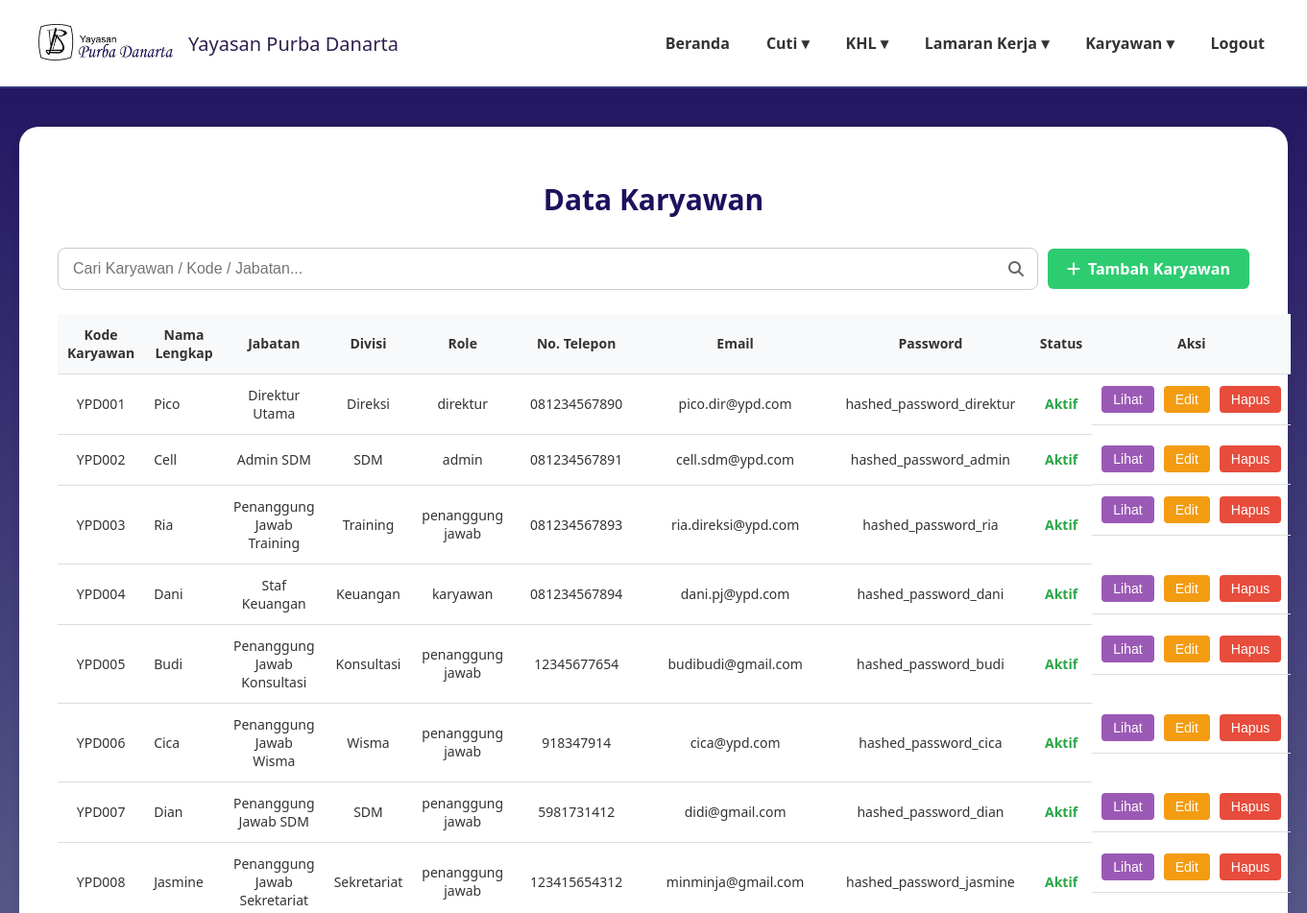
Page /data_karyawan.php (upper part) on the earlier database version.
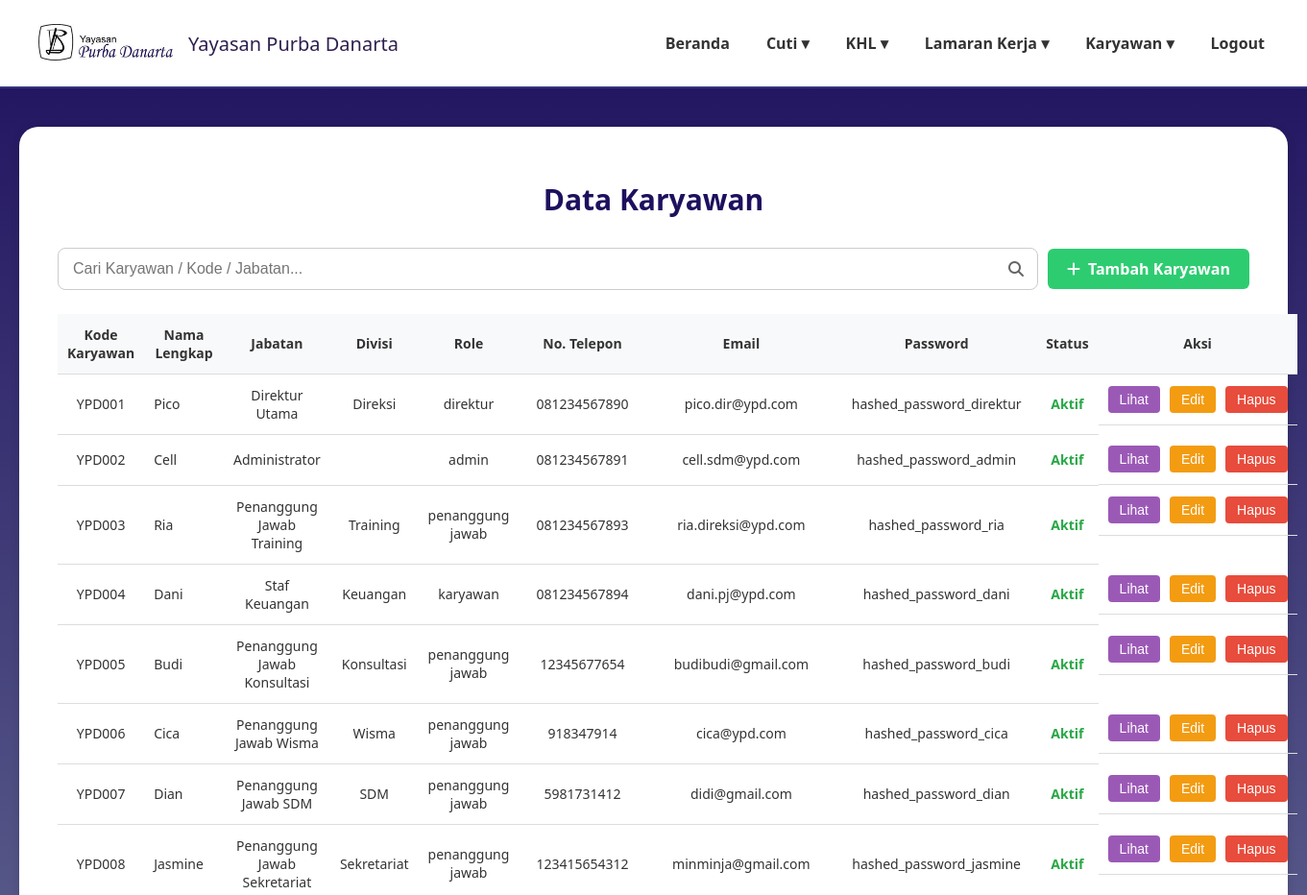
Same page on the later database version.
### tables this page shows
CREATE TABLE `data_karyawan` (
  `id_karyawan` int(11) NOT NULL,
  `kode_karyawan` varchar(20) NOT NULL,
  `nama_lengkap` varchar(100) NOT NULL,
  `email` varchar(100) NOT NULL,
  `password` varchar(255) NOT NULL,
  `jabatan` varchar(50) NOT NULL,
  `divisi` varchar(50) NOT NULL,
  `role` enum('karyawan','direktur','admin','penanggung jawab') NOT NULL DEFAULT 'karyawan',
  `no_telp` varchar(20) DEFAULT NULL,
  `sisa_cuti_tahunan` int(3) DEFAULT 12,
  `sisa_cuti_lustrum` int(3) DEFAULT 5,
  `status_aktif` enum('aktif','non_aktif') NOT NULL DEFAULT 'aktif',
  `created_at` timestamp NOT NULL DEFAULT current_timestamp()
);

### data_karyawan.php (the view, shortened to what this page needs)
<?php
require_once 'config.php';
$sql = "SELECT id_karyawan, kode_karyawan, nama_lengkap, email, password, jabatan, divisi, role, no_telp, status_aktif, created_at
        FROM data_karyawan
        ORDER BY kode_karyawan";
$result = $conn->query($sql);
$karyawan = [];
if ($result->num_rows > 0) {
    while($row = $result->fetch_assoc()) {
        $karyawan[] = $row;
    }
}
?>
<!DOCTYPE html>
<html lang="id">
<head>
    <link rel="stylesheet" href="https://cdnjs.cloudflare.com/ajax/libs/font-awesome/6.4.0/css/all.min.css">
</head>
<body>
    <header>
        <div class="logo">
            <img src="image/namayayasan.png" alt="Logo Yayasan">
            <span>Yayasan Purba Danarta</span>
        </div>
        <nav>
            <ul>
                <li><a href="dashboardadmin.php">Beranda</a></li>
                <li><a href="#">Cuti ▾</a>
                </li>
                <li><a href="#">KHL ▾</a>
                </li>
                <li><a href="#">Lamaran Kerja ▾</a>
                </li>
                <li><a href="#">Karyawan ▾</a>
                </li>
                <li><a href="logout2.php">Logout</a></li>
            </ul>
        </nav>
    </header>
    <main>
        <div class="card">
            <h2 class="page-title">Data Karyawan</h2>
            <div class="search-container">
                <div class="search-box">
                    <input type="text" id="searchInput" placeholder="Cari Karyawan / Kode / Jabatan...">
                    <i class="fas fa-search search-icon" id="searchButton"></i>
                </div>
                <a href="tambah_karyawan.php" class="btn btn-tambah">
                    <i class="fas fa-plus"></i> Tambah Karyawan
                </a>
            </div>
            <table class="data-table" id="employeeTable">
                <thead>
                    <tr>
                        <th>Kode Karyawan</th>
                        <th>Nama Lengkap</th>
                        <th>Jabatan</th>
                        <th>Divisi</th>
                        <th>Role</th>
                        <th>No. Telepon</th>
                        <th>Email</th>
                        <th>Password</th>
                        <th>Status</th>
                        <th>Aksi</th>
                    </tr>
                </thead>
                <tbody id="tableBody">
                    <?php if (empty($karyawan)): ?>
                        <tr>
                            <td colspan="10" class="no-results">Belum ada data karyawan</td>
                        </tr>
                    <?php else: ?>
                        <?php foreach($karyawan as $data): ?>
                        <tr>
                            <td><?php echo htmlspecialchars($data['kode_karyawan']); ?></td>
                            <td class='text-left'><?php echo htmlspecialchars($data['nama_lengkap']); ?></td>
                            <td><?php echo htmlspecialchars($data['jabatan']); ?></td>
                            <td><?php echo htmlspecialchars($data['divisi']); ?></td>
                            <td><?php echo htmlspecialchars($data['role']); ?></td>
                            <td><?php echo htmlspecialchars($data['no_telp']); ?></td>
                            <td><?php echo htmlspecialchars($data['email']); ?></td>
                            <td><?php echo htmlspecialchars($data['password']); ?></td>
                            <td>
                                <span class="<?php echo $data['status_aktif'] == 'aktif' ? 'status-aktif' : 'status-non-aktif'; ?>">
                                    <?php echo ucfirst($data['status_aktif']); ?>
                                </span>
                            </td>
                            <td class='action-cell'>
                                <button class='action-btn btn-lihat' data-id='<?php echo $data['id_karyawan']; ?>'>Lihat</button>
                                <button class='action-btn btn-edit' data-id='<?php echo $data['id_karyawan']; ?>'>Edit</button>
                                <button class='action-btn btn-hapus-small' data-id='<?php echo $data['id_karyawan']; ?>' data-nama='<?php echo htmlspecialchars($data['nama_lengkap']); ?>'>Hapus</button>
                            </td>
                        </tr>
                        <?php endforeach; ?>
                    <?php endif; ?>
                </tbody>
            </table>
        </div>
    </main>
</body>
</html>

Differences in the rows shown:
changed data_karyawan "YPD002": jabatan "Admin SDM" → "Administrator"; divisi "SDM" → (not shown)
